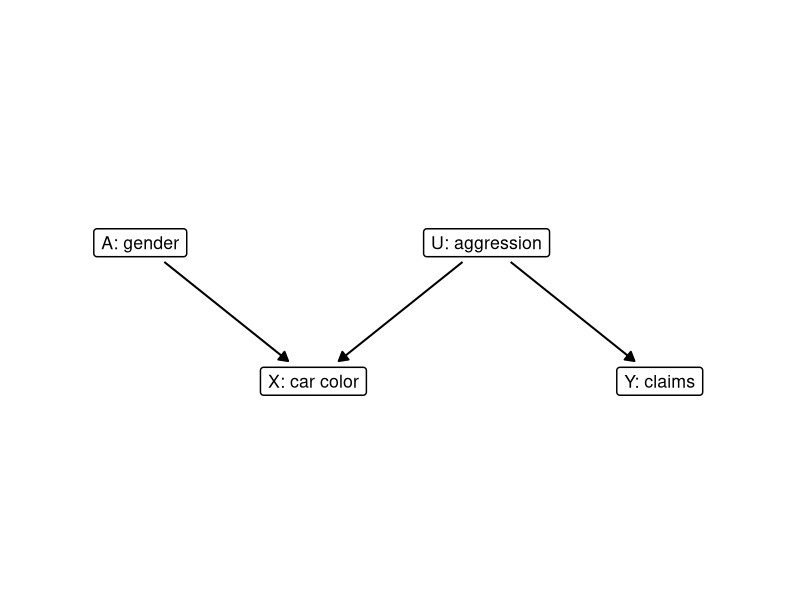
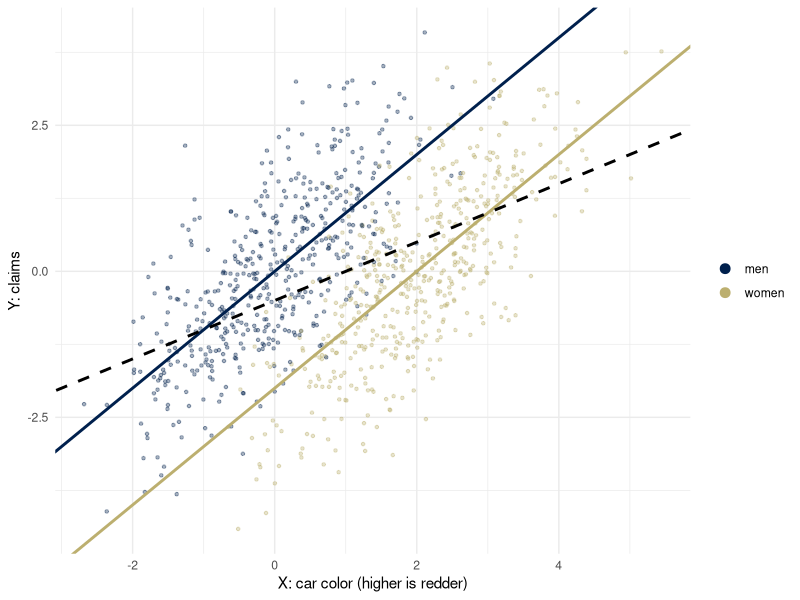
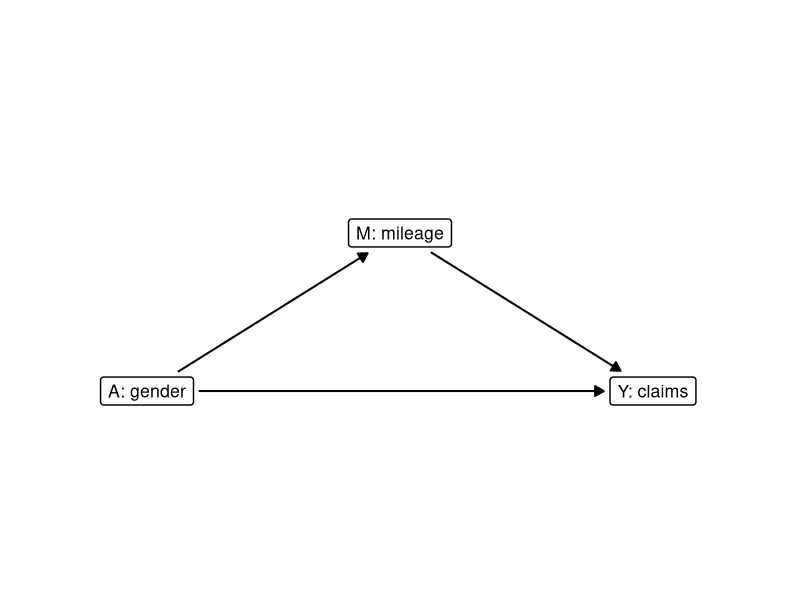
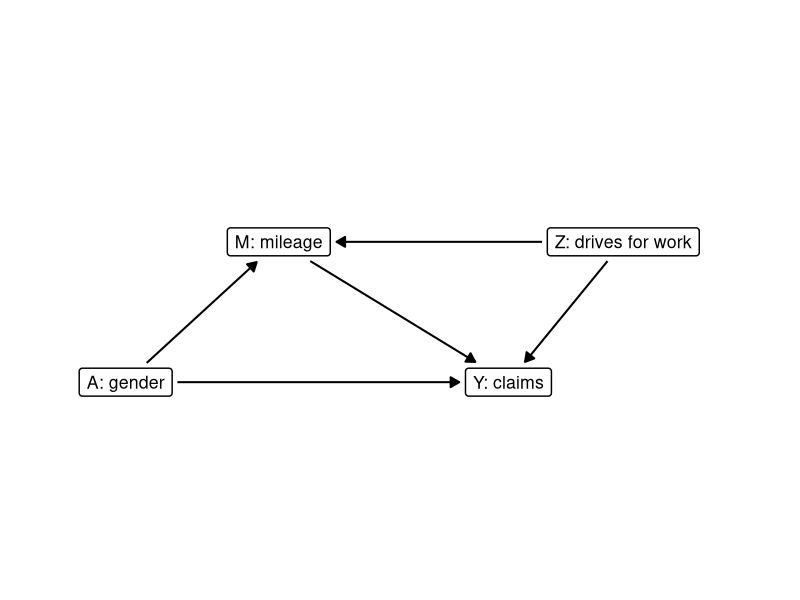
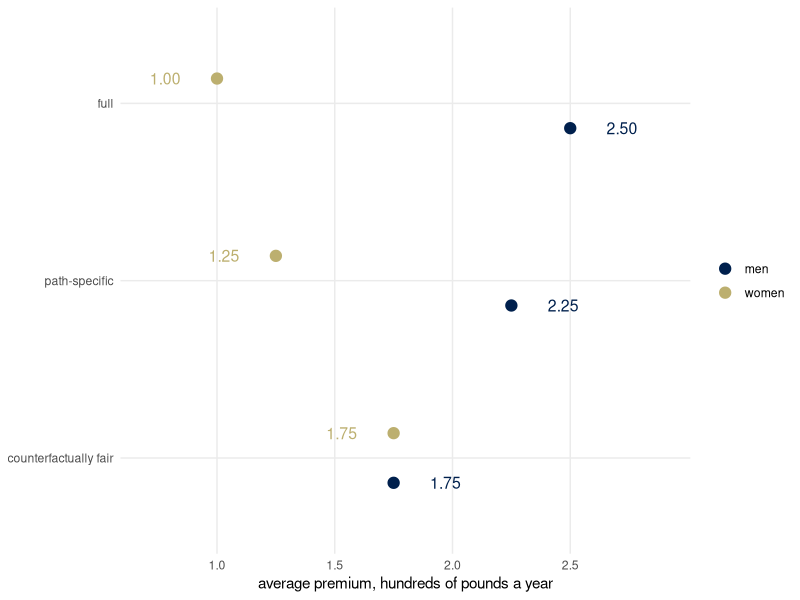
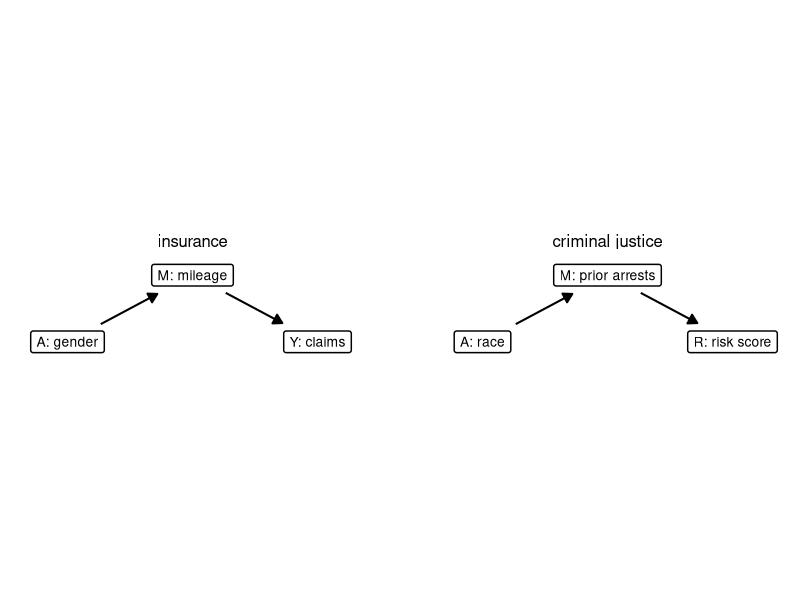
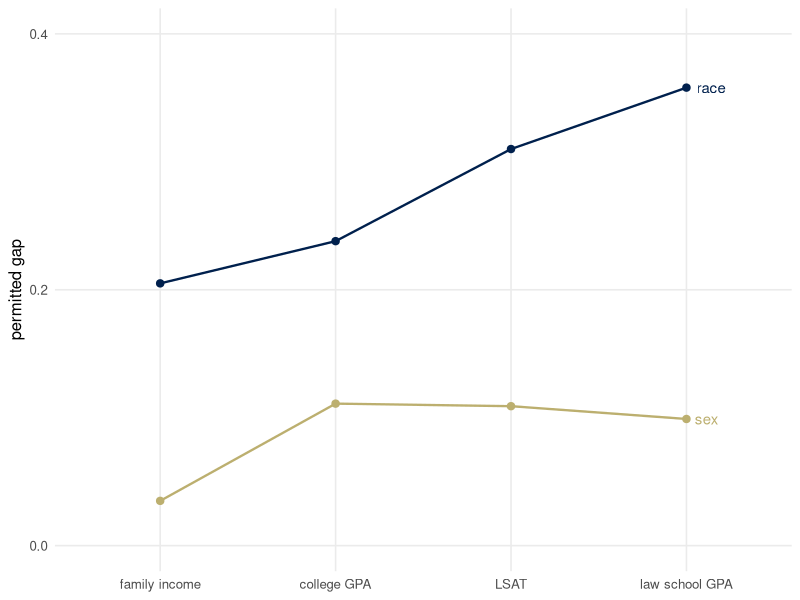

Reproduce these figures in R, in order.
## ---- chunk 1
library(ggplot2)
library(dplyr)
theme_set(theme_minimal())
set.seed(313)
# cividis: viridisLite::cividis(9)[c(1, 3, 5, 6, 7, 9)]
navy <- "#00204D"; slate <- "#414D6B"; cgray <- "#7C7B78"; khaki <- "#9B9477"; gold <- "#BCAF6F"; yellow <- "#FFEA46"
two <- c(navy, gold)               # the two groups, wherever there are two

# Causal graphs. Nodes are letters in circles, or words in boxes (boxes = TRUE). A node's
# size is fixed on the page, in inches; draw_dag measures the device and stops every arrow
# `gap` inches short of its nodes. From weeks 3 to 5.
draw_dag <- function(nodes, edges, dashed = character(0), highlight = character(0), boxes = FALSE,
                     text_size = 7, xlim = c(-0.5, 2.5), ylim = c(-0.4, 1.4), strip_size = 18,
                     gap = 0.05) {
  if (!"panel" %in% names(nodes)) { nodes$panel <- ""; edges$panel <- "" }
  pad <- unit(0.35, "lines"); border <- 0.5; dot <- 16; stroke <- 0.8; lw <- c(black = 0.7, gold = 1.5)
  p <- ggplot() +
    facet_wrap(~ panel, nrow = 1) +
    coord_fixed(xlim = xlim, ylim = ylim) +
    theme_void() +
    theme(strip.text = element_text(size = strip_size), panel.spacing = unit(1.5, "lines"))
  p <- if (boxes) {
    p + geom_label(data = nodes, aes(x, y, label = name), size = text_size, label.size = border,
                   label.padding = pad)
  } else {
    p + geom_point(data = nodes, aes(x, y), size = dot, shape = 21, fill = "white", stroke = stroke) +
      geom_text(data = nodes, aes(x, y, label = name), size = text_size, parse = TRUE)
  }
  inch <- function(u, f) f(u, "in", valueOnly = TRUE)
  g <- ggplotGrob(p)
  pp <- ggplot_build(p)$layout$panel_params[[1]]
  per_unit <- min((dev.size("in")[1] - sum(inch(g$widths, grid::convertWidth))) /
                    (length(unique(nodes$panel)) * diff(pp$x.range)),
                  (dev.size("in")[2] - sum(inch(g$heights, grid::convertHeight))) / diff(pp$y.range))
  if (boxes) {
    text <- lapply(as.character(nodes$name), grid::textGrob, gp = grid::gpar(fontsize = text_size * .pt))
    nodes$hw <- (sapply(text, \(t) inch(grid::grobWidth(t), grid::convertWidth)) / 2 +
                   inch(pad, grid::convertWidth) + border * .pt / 96 / 2) / per_unit
    nodes$hh <- (sapply(text, \(t) inch(grid::grobHeight(t), grid::convertHeight)) / 2 +
                   inch(pad, grid::convertHeight) + border * .pt / 96 / 2) / per_unit
  } else {
    nodes$hw <- nodes$hh <- (0.375 * (dot * .pt + stroke * .stroke / 2) / 72 +
                               stroke * .stroke / 2 / 96 / 2) / per_unit
  }
  e <- edges |>
    left_join(nodes, by = c("panel", "from" = "name")) |>
    rename(x0 = x, y0 = y, hw0 = hw, hh0 = hh) |>
    left_join(nodes, by = c("panel", "to" = "name")) |>
    mutate(dx = x - x0, dy = y - y0, len = sqrt(dx^2 + dy^2), ux = dx / len, uy = dy / len,
           col = ifelse(paste(from, to) %in% highlight, "#BCAF6F", "black"),
           style = ifelse(paste(from, to) %in% dashed, "dashed", "solid"),
           g0 = gap / per_unit,
           g1 = (gap + ifelse(col == "black", lw[["black"]], lw[["gold"]]) * .pt / 96 / 2) / per_unit,
           s0 = if (boxes) pmin((hw0 + g0) / pmax(abs(ux), 1e-9), (hh0 + g0) / pmax(abs(uy), 1e-9)) else hw0 + g0,
           s1 = if (boxes) pmin((hw + g1) / pmax(abs(ux), 1e-9), (hh + g1) / pmax(abs(uy), 1e-9)) else hw + g1,
           xs = x0 + s0 * ux, ys = y0 + s0 * uy, xe = x - s1 * ux, ye = y - s1 * uy)
  p + geom_segment(data = e, aes(x = xs, y = ys, xend = xe, yend = ye, linetype = style, color = col),
                   arrow = arrow(length = unit(0.25, "cm"), type = "closed"),
                   linewidth = ifelse(e$col == "black", lw[["black"]], lw[["gold"]]), show.legend = FALSE) +
    scale_linetype_identity() + scale_color_identity()
}

# The mileage world (as in the slides). The checks stop the render if a number stated in
# the text does not follow from the parameters.
mu0 <- 10; alpha <- -4; beta <- 0.25; gamma <- -0.5; var_UM <- 4; pA <- 1/2
NDE <- gamma; NIE <- alpha * beta; TE <- NDE + NIE
var_M <- alpha^2 * pA * (1 - pA) + var_UM
slope_refit <- beta + gamma * alpha * pA * (1 - pA) / var_M
R2 <- alpha^2 * pA * (1 - pA) / var_M
stopifnot(abs(NDE + 0.5) < 1e-12, abs(NIE + 1) < 1e-12, abs(TE + 1.5) < 1e-12,
          abs(var_M - 8) < 1e-12, abs(slope_refit - 0.3125) < 1e-12, abs(R2 - 0.5) < 1e-12,
          abs(alpha * slope_refit - (NIE + R2 * NDE)) < 1e-12)
# Two graphs, the same data: Z (drives for work) with P(Z = 1) = 1/4 adds 4 to mileage and 1
# to claims. Coefficients of Z on (A, M) in the joint regression, and the fitted graph without Z.
pZ <- 1/4; var_M_Z <- 4^2 * pZ * (1 - pZ) + alpha^2 * pA * (1 - pA) + var_UM
b_Z <- solve(matrix(c(pA * (1 - pA), alpha * pA * (1 - pA), alpha * pA * (1 - pA), var_M_Z), 2),
             c(0, 4 * pZ * (1 - pZ)))
gamma_hat <- gamma + b_Z[1]; beta_hat <- beta + b_Z[2]
slope_cf_Z <- beta + 4 * pZ * (1 - pZ) / (4^2 * pZ * (1 - pZ) + var_UM)
stopifnot(abs(var_M_Z - 11) < 1e-12, abs(b_Z[1] - 3/7) < 1e-12, abs(b_Z[2] - 3/28) < 1e-12,
          abs(round(gamma_hat, 2) + 0.07) < 1e-12, abs(round(alpha * beta_hat, 2) + 1.43) < 1e-12,
          abs(gamma_hat + alpha * beta_hat - TE) < 1e-12, abs(slope_cf_Z - beta_hat) < 1e-12)
## ---- chunk 2
rc <- data.frame(name = c("A: gender", "X: car color", "U: aggression", "Y: claims"),
                 x = c(0, 1.25, 2.5, 3.75), y = c(1, 0, 1, 0))
draw_dag(rc, data.frame(from = c("A: gender", "U: aggression", "U: aggression"),
                        to = c("X: car color", "X: car color", "Y: claims")),
         boxes = TRUE, text_size = 4.5, xlim = c(-0.75, 4.5), ylim = c(-0.3, 1.3))
## ---- chunk 3
n <- 1000
A <- rbinom(n, 1, 1/2)          # 1 for a woman
U <- rnorm(n)                   # aggression, never observed
X <- 2 * A + U                  # car color
Y <- U + rnorm(n)               # claims
coef(lm(Y ~ X))                 # the price from X alone
coef(lm(Y ~ X + A))             # the price from X and A
## ---- chunk 4
car <- data.frame(X, Y, group = factor(A, levels = c(0, 1), labels = c("men", "women")))
ggplot(car, aes(X, Y, color = group)) +
  geom_point(alpha = 0.35, size = 0.9) +
  geom_abline(intercept = 0, slope = 1, color = navy, linewidth = 1) +
  geom_abline(intercept = -2, slope = 1, color = gold, linewidth = 1) +
  geom_abline(intercept = -1/2, slope = 1/2, color = "black", linetype = "dashed", linewidth = 1) +
  scale_color_manual(values = two, name = NULL) +
  labs(x = "X: car color (higher is redder)", y = "Y: claims") +
  guides(color = guide_legend(override.aes = list(alpha = 1, size = 3)))
## ---- chunk 5
mw <- data.frame(name = c("A: gender", "M: mileage", "Y: claims"), x = c(0, 1.6, 3.2), y = c(0, 1, 0))
draw_dag(mw, data.frame(from = c("A: gender", "M: mileage", "A: gender"), to = c("M: mileage", "Y: claims", "Y: claims")),
         boxes = TRUE, text_size = 4.5, xlim = c(-0.7, 3.9), ylim = c(-0.3, 1.3))
## ---- chunk 6
wk <- data.frame(name = c("A: gender", "M: mileage", "Y: claims", "Z: drives for work"),
                 x = c(0, 1.2, 3.0, 3.9), y = c(0, 1.1, 0, 1.1))
draw_dag(wk, data.frame(from = c("A: gender", "M: mileage", "A: gender", "Z: drives for work", "Z: drives for work"),
                        to = c("M: mileage", "Y: claims", "Y: claims", "M: mileage", "Y: claims")),
         boxes = TRUE, text_size = 4.5, xlim = c(-0.7, 5.0), ylim = c(-0.3, 1.4))
## ---- chunk 7
prem <- data.frame(
  predictor = rep(c("full", "path-specific", "counterfactually fair"), each = 2),
  group = rep(c("men", "women"), 3),
  mean = c(beta * mu0, gamma + beta * (mu0 + alpha), beta * mu0, beta * (mu0 + alpha), beta * mu0, beta * mu0))
avg_claim <- pA * (gamma + beta * (mu0 + alpha)) + (1 - pA) * beta * mu0
prem <- prem |> group_by(predictor) |> mutate(level = mean - mean(mean) + avg_claim) |> ungroup()
stopifnot(abs(avg_claim - 1.75) < 1e-12, isTRUE(all.equal(prem$level, c(2.5, 1.0, 2.25, 1.25, 1.75, 1.75))))
lev <- c("counterfactually fair", "path-specific", "full")
prem |>
  mutate(row = match(predictor, lev), y = row + ifelse(group == "women", 0.14, -0.14)) |>
  ggplot(aes(level, y, color = group)) +
  geom_point(size = 3.5) +
  geom_text(aes(x = level + ifelse(group == "women", -0.22, 0.22), label = sprintf("%.2f", level)),
            size = 4, show.legend = FALSE) +
  scale_color_manual(values = two, name = NULL) +
  scale_x_continuous(limits = c(0.7, 2.9), breaks = c(1, 1.5, 2, 2.5)) +
  scale_y_continuous(breaks = 1:3, labels = lev, limits = c(0.6, 3.4)) +
  labs(x = "average premium, hundreds of pounds a year", y = NULL) +
  theme(panel.grid.minor = element_blank())
## ---- chunk 8
lv <- c("insurance", "criminal justice")
two_m <- data.frame(name = c("A: gender", "M: mileage", "Y: claims", "A: race", "M: prior arrests", "R: risk score"),
                    x = c(0, 1.5, 3, 0, 1.5, 3), y = c(0, 0.8, 0, 0, 0.8, 0),
                    panel = factor(rep(lv, each = 3), levels = lv))
draw_dag(two_m, data.frame(from = c("A: gender", "M: mileage", "A: race", "M: prior arrests"),
                           to = c("M: mileage", "Y: claims", "M: prior arrests", "R: risk score"),
                           panel = factor(rep(lv, each = 2), levels = lv)),
         boxes = TRUE, text_size = 3.5, xlim = c(-0.6, 3.6), ylim = c(-0.25, 1.05), strip_size = 12)
## ---- chunk 9
lsac <- data.frame(stage = factor(rep(c("family income", "college GPA", "LSAT", "law school GPA"), 2),
                                  levels = c("family income", "college GPA", "LSAT", "law school GPA")),
                   attribute = rep(c("race", "sex"), each = 4),
                   tv = c(0.205, 0.238, 0.310, 0.358, 0.035, 0.111, 0.109, 0.099))
ggplot(lsac, aes(stage, tv, color = attribute, group = attribute)) +
  geom_line(linewidth = 0.8) + geom_point(size = 2.2) +
  geom_text(data = subset(lsac, stage == "law school GPA"), aes(label = attribute),
            hjust = -0.35, size = 3.8, show.legend = FALSE) +
  scale_color_manual(values = c("#00204D", "#BCAF6F"), guide = "none") +
  scale_y_continuous(limits = c(0, 0.4), breaks = c(0, 0.2, 0.4)) +
  labs(x = NULL, y = "permitted gap") +
  theme_minimal(base_size = 12) + theme(panel.grid.minor = element_blank())
